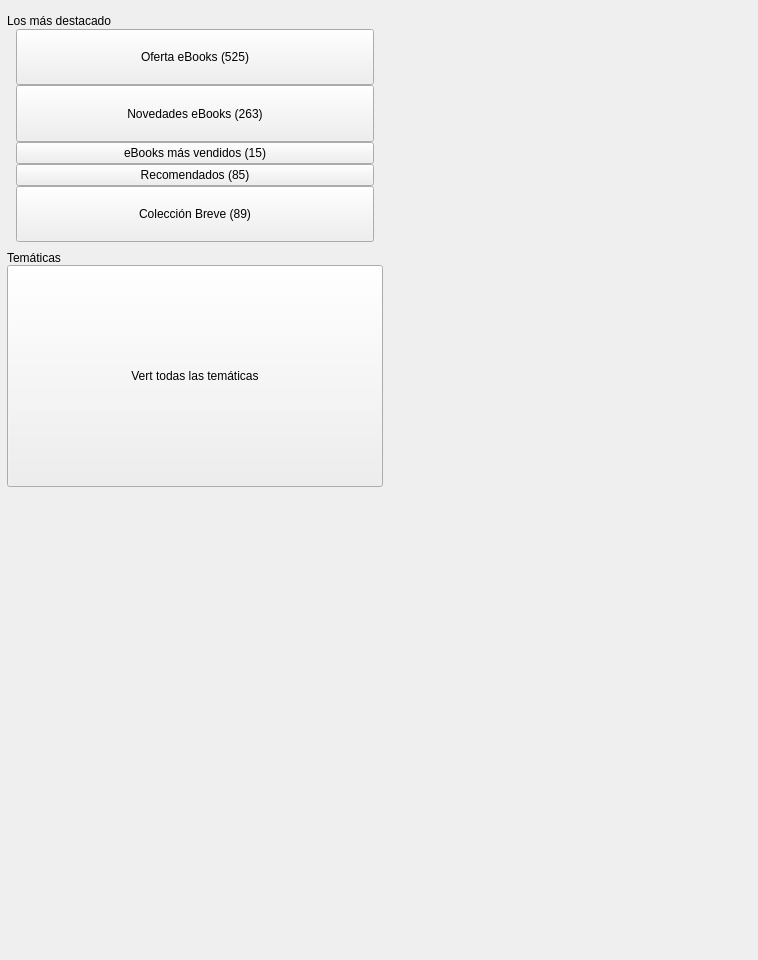
<?xml version="1.0" encoding="UTF-8"?>
<ui version="4.0">
 <class>StoreBooksFilterLayer</class>
 <widget class="QWidget" name="StoreBooksFilterLayer">
  <property name="geometry">
   <rect>
    <x>0</x>
    <y>0</y>
    <width>758</width>
    <height>960</height>
   </rect>
  </property>
  <property name="minimumSize">
   <size>
    <width>758</width>
    <height>960</height>
   </size>
  </property>
  <property name="maximumSize">
   <size>
    <width>758</width>
    <height>960</height>
   </size>
  </property>
  <property name="windowTitle">
   <string>Form</string>
  </property>
  <property name="styleSheet">
   <string notr="true"/>
  </property>
  <layout class="QVBoxLayout" name="verticalLayout_2">
   <property name="spacing">
    <number>0</number>
   </property>
   <property name="margin">
    <number>0</number>
   </property>
   <item>
    <widget class="QLabel" name="spacerTop">
     <property name="text">
      <string/>
     </property>
    </widget>
   </item>
   <item>
    <widget class="QWidget" name="HorizontalCont" native="true">
     <layout class="QHBoxLayout" name="HorizontalContss">
      <property name="spacing">
       <number>0</number>
      </property>
      <property name="margin">
       <number>0</number>
      </property>
      <item>
       <widget class="QLabel" name="spacerLeft">
        <property name="text">
         <string/>
        </property>
       </widget>
      </item>
      <item>
       <widget class="QWidget" name="StoreBooksFilterLayerCont" native="true">
        <property name="styleSheet">
         <string notr="true"/>
        </property>
        <layout class="QVBoxLayout" name="verticalLayout_4">
         <property name="spacing">
          <number>0</number>
         </property>
         <property name="margin">
          <number>0</number>
         </property>
         <item>
          <widget class="QWidget" name="arrowCont" native="true">
           <property name="maximumSize">
            <size>
             <width>16777215</width>
             <height>19</height>
            </size>
           </property>
           <widget class="QLabel" name="topArrowLbl">
            <property name="geometry">
             <rect>
              <x>30</x>
              <y>2</y>
              <width>24</width>
              <height>17</height>
             </rect>
            </property>
            <property name="text">
             <string/>
            </property>
            <property name="indent">
             <number>0</number>
            </property>
           </widget>
          </widget>
         </item>
         <item>
          <widget class="QFrame" name="popupCont">
           <property name="minimumSize">
            <size>
             <width>0</width>
             <height>0</height>
            </size>
           </property>
           <property name="maximumSize">
            <size>
             <width>10000</width>
             <height>10000</height>
            </size>
           </property>
           <layout class="QVBoxLayout" name="verticalLayout">
            <property name="spacing">
             <number>0</number>
            </property>
            <property name="margin">
             <number>0</number>
            </property>
            <item>
             <widget class="QLabel" name="featuredLbl">
              <property name="text">
               <string>Los más destacado</string>
              </property>
             </widget>
            </item>
            <item>
             <widget class="QWidget" name="FeaturesCont" native="true">
              <layout class="QVBoxLayout" name="verticalLayout_3">
               <property name="spacing">
                <number>0</number>
               </property>
               <property name="topMargin">
                <number>1</number>
               </property>
               <item>
                <widget class="QPushButton" name="feature01Btn">
                 <property name="sizePolicy">
                  <sizepolicy hsizetype="Expanding" vsizetype="Expanding">
                   <horstretch>0</horstretch>
                   <verstretch>0</verstretch>
                  </sizepolicy>
                 </property>
                 <property name="focusPolicy">
                  <enum>Qt::NoFocus</enum>
                 </property>
                 <property name="text">
                  <string>Oferta eBooks (525)</string>
                 </property>
                 <property name="checkable">
                  <bool>true</bool>
                 </property>
                </widget>
               </item>
               <item>
                <widget class="QPushButton" name="feature02Btn">
                 <property name="sizePolicy">
                  <sizepolicy hsizetype="Expanding" vsizetype="Expanding">
                   <horstretch>0</horstretch>
                   <verstretch>0</verstretch>
                  </sizepolicy>
                 </property>
                 <property name="focusPolicy">
                  <enum>Qt::NoFocus</enum>
                 </property>
                 <property name="text">
                  <string>Novedades eBooks (263)</string>
                 </property>
                 <property name="checkable">
                  <bool>true</bool>
                 </property>
                </widget>
               </item>
               <item>
                <widget class="QPushButton" name="feature03Btn">
                 <property name="text">
                  <string>eBooks más vendidos (15)</string>
                 </property>
                </widget>
               </item>
               <item>
                <widget class="QPushButton" name="feature04Btn">
                 <property name="text">
                  <string>Recomendados (85)</string>
                 </property>
                </widget>
               </item>
               <item>
                <widget class="QPushButton" name="feature05Btn">
                 <property name="sizePolicy">
                  <sizepolicy hsizetype="Expanding" vsizetype="Expanding">
                   <horstretch>0</horstretch>
                   <verstretch>0</verstretch>
                  </sizepolicy>
                 </property>
                 <property name="focusPolicy">
                  <enum>Qt::NoFocus</enum>
                 </property>
                 <property name="text">
                  <string>Colección Breve (89)</string>
                 </property>
                 <property name="checkable">
                  <bool>true</bool>
                 </property>
                </widget>
               </item>
              </layout>
             </widget>
            </item>
            <item>
             <widget class="QLabel" name="categoriesLbl">
              <property name="text">
               <string>Temáticas</string>
              </property>
             </widget>
            </item>
            <item>
             <widget class="QPushButton" name="categoriesBtn">
              <property name="sizePolicy">
               <sizepolicy hsizetype="Expanding" vsizetype="Expanding">
                <horstretch>0</horstretch>
                <verstretch>0</verstretch>
               </sizepolicy>
              </property>
              <property name="focusPolicy">
               <enum>Qt::NoFocus</enum>
              </property>
              <property name="text">
               <string>Vert todas las temáticas</string>
              </property>
              <property name="checkable">
               <bool>true</bool>
              </property>
             </widget>
            </item>
           </layout>
          </widget>
         </item>
        </layout>
       </widget>
      </item>
      <item>
       <spacer name="horizontalSpacer">
        <property name="orientation">
         <enum>Qt::Horizontal</enum>
        </property>
        <property name="sizeHint" stdset="0">
         <size>
          <width>40</width>
          <height>20</height>
         </size>
        </property>
       </spacer>
      </item>
     </layout>
    </widget>
   </item>
   <item>
    <spacer name="verticalSpacer">
     <property name="orientation">
      <enum>Qt::Vertical</enum>
     </property>
     <property name="sizeHint" stdset="0">
      <size>
       <width>20</width>
       <height>40</height>
      </size>
     </property>
    </spacer>
   </item>
  </layout>
 </widget>
 <resources/>
 <connections/>
</ui>
